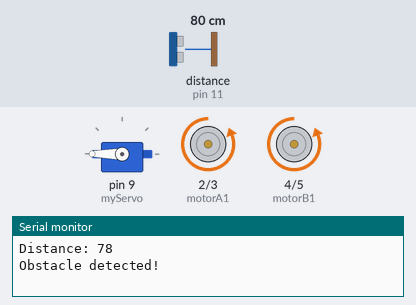
The sketch below on a simulated Arduino Uno, built with avr-gcc and run on an emulated ATmega328P. On the bench: servo, motor-driver pin pairs drawn as motors (green arrow = first pin HIGH = forward, orange = second pin HIGH = backward, longer = more drive), the last lines printed to the serial monitor. Wiring (inferred from the names in the program): ultrasonic range finder: trigger pin 10; echo pin 11. The inputs (shaded band) are chosen by the test bench; at power-on: distance to the obstacle (sensor on pin 11) 80 cm. The echo pulse lasts 58.3 µs per cm.

Above: at 1.2 s.
1.3 s: distance to the obstacle (sensor on pin 11) set to 100 cm
At 2.5 s:
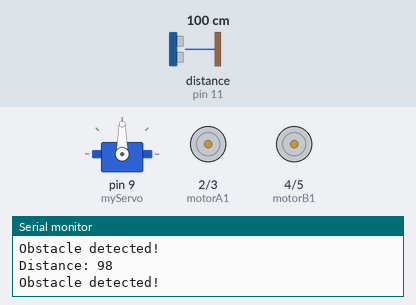
4.3 s: distance to the obstacle (sensor on pin 11) set to 106 cm
At 4.79 s:
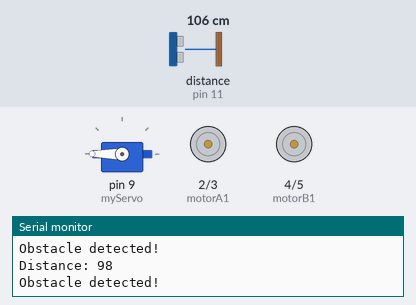
5.8 s: distance to the obstacle (sensor on pin 11) set to 2 cm
At 6.14 s:
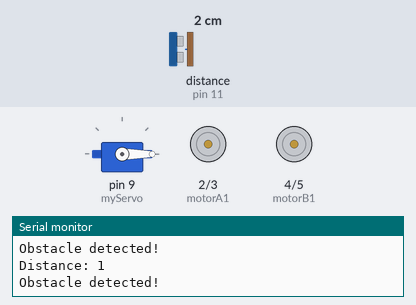
Timing chart, 0 to 14.8 s (numbered marks = the images above; inputs shaded):
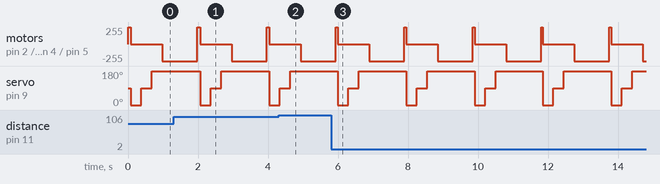

Measured:
- the behaviour switches between 102 and 103 cm on distance to the obstacle (sensor on pin 11) (found by bisection; images 1 and 2)
- after the input at 5.8 s, servo on pin 9 (myServo): 180° → 0° after 0.19 s, then repeats every 2.0 s: 90° 0.30 s, 180° 1.4 s, 0° 0.30 s
- by itself, motor on pin 2 (motorA1) / pin 3 (motorA2), motor on pin 4 (motorB1) / pin 5 (motorB2): repeats every 2.0 s: stopped 0.90 s, backward 255/255 1.0 s, forward 255/255 0.05 s

The sketch:

task4.2.ino
```cpp
#include <Servo.h>

Servo myServo;

int motorA1 = 2;
int motorA2 = 3;
int motorB1 = 4;
int motorB2 = 5;
int trigPin = 10;
int echoPin = 11;
long duration;
int distance;

void setup() {
  Serial.begin(9600);
  pinMode(motorA1, OUTPUT);
  pinMode(motorA2, OUTPUT);
  pinMode(motorB1, OUTPUT);
  pinMode(motorB2, OUTPUT);
  pinMode(trigPin, OUTPUT);
  pinMode(echoPin, INPUT);
  myServo.attach(9);
  moveForward();
}

void loop() {
  distance = getFilteredDistance();
  Serial.print("Distance: ");
  Serial.println(distance);

  if (distance > 0 && distance <= 100) {
    Serial.println("Obstacle detected!");
    stopMotors();
    sweepServo();
    moveBackward();
    delay(1000);
    moveForward();
  }
}

void moveForward() {
  digitalWrite(motorA1, HIGH); digitalWrite(motorA2, LOW);
  digitalWrite(motorB1, HIGH); digitalWrite(motorB2, LOW);
}

void moveBackward() {
  digitalWrite(motorA1, LOW); digitalWrite(motorA2, HIGH);
  digitalWrite(motorB1, LOW); digitalWrite(motorB2, HIGH);
}

void stopMotors() {
  digitalWrite(motorA1, LOW); digitalWrite(motorA2, LOW);
  digitalWrite(motorB1, LOW); digitalWrite(motorB2, LOW);
}


void sweepServo() {
  myServo.write(0); delay(300);
  myServo.write(90); delay(300);
  myServo.write(180); delay(300);

}

int getFilteredDistance() {
  long total = 0; int validCount = 0;
  for (int i = 0; i < 5; i++) {
    long d = singleRead();
    if (d > 0 && d < 400) {
      total += d;
      validCount++;
    }
    delay(10);
  }
  if (validCount == 0) return -1;
  return total / validCount;
}

int singleRead() {
  digitalWrite(trigPin, LOW);
  delayMicroseconds(2);
  digitalWrite(trigPin, HIGH);
  delayMicroseconds(10);
  digitalWrite(trigPin, LOW);
  duration = pulseIn(echoPin, HIGH, 30000);
  return duration * 0.034 / 2;
}
```
